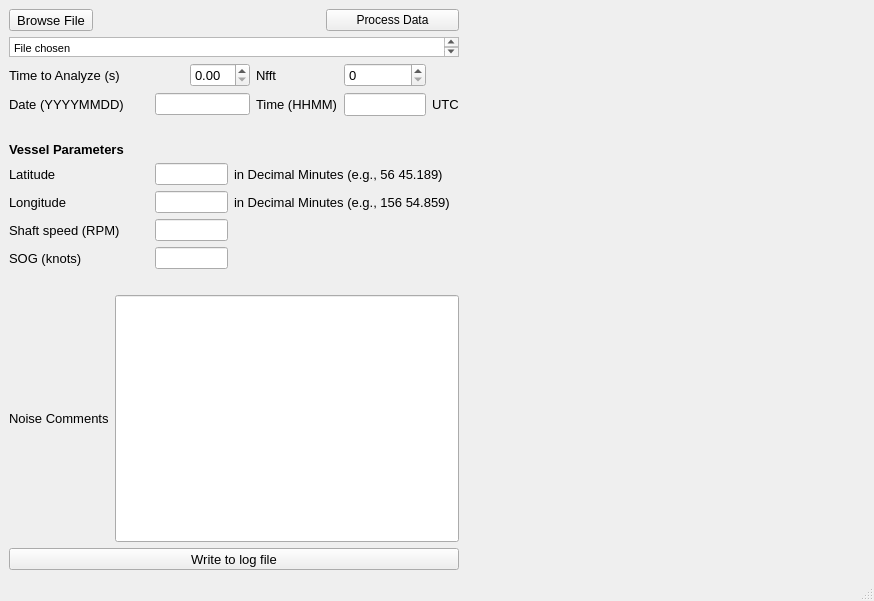
<?xml version="1.0" encoding="UTF-8"?>
<ui version="4.0">
 <class>MainWindow</class>
 <widget class="QMainWindow" name="MainWindow">
  <property name="geometry">
   <rect>
    <x>0</x>
    <y>0</y>
    <width>874</width>
    <height>601</height>
   </rect>
  </property>
  <property name="windowTitle">
   <string>MainWindow</string>
  </property>
  <widget class="QWidget" name="centralwidget">
   <layout class="QGridLayout" name="gridLayout_3">
    <item row="0" column="2" rowspan="2">
     <layout class="QGridLayout" name="gridLayout">
      <item row="1" column="0">
       <widget class="QWidget" name="Spectrogram_Widget" native="true">
        <property name="sizePolicy">
         <sizepolicy hsizetype="Expanding" vsizetype="Expanding">
          <horstretch>0</horstretch>
          <verstretch>0</verstretch>
         </sizepolicy>
        </property>
        <zorder></zorder>
        <zorder></zorder>
        <zorder>Spectrum_and_SPL_Widget</zorder>
       </widget>
      </item>
      <item row="0" column="0">
       <widget class="QWidget" name="Time_Series_Widget" native="true">
        <property name="sizePolicy">
         <sizepolicy hsizetype="Expanding" vsizetype="Expanding">
          <horstretch>0</horstretch>
          <verstretch>0</verstretch>
         </sizepolicy>
        </property>
        <property name="minimumSize">
         <size>
          <width>400</width>
          <height>0</height>
         </size>
        </property>
        <zorder></zorder>
        <zorder></zorder>
        <zorder></zorder>
        <zorder></zorder>
        <zorder></zorder>
       </widget>
      </item>
      <item row="2" column="0">
       <widget class="QWidget" name="Spectrum_and_SPL_Widget" native="true">
        <property name="sizePolicy">
         <sizepolicy hsizetype="Expanding" vsizetype="Expanding">
          <horstretch>0</horstretch>
          <verstretch>0</verstretch>
         </sizepolicy>
        </property>
        <zorder></zorder>
        <zorder></zorder>
        <zorder>Time_Series_Widget</zorder>
       </widget>
      </item>
     </layout>
    </item>
    <item row="0" column="0" rowspan="2" colspan="2">
     <layout class="QGridLayout" name="gridLayout_2">
      <item row="2" column="0" colspan="4">
       <widget class="QLabel" name="label">
        <property name="font">
         <font>
          <pointsize>10</pointsize>
         </font>
        </property>
        <property name="text">
         <string>Time to Analyze (s)</string>
        </property>
       </widget>
      </item>
      <item row="0" column="9" colspan="4">
       <widget class="QPushButton" name="Run_button">
        <property name="text">
         <string>Process Data</string>
        </property>
       </widget>
      </item>
      <item row="6" column="3" colspan="4">
       <widget class="QLineEdit" name="Lat_deg_box"/>
      </item>
      <item row="3" column="12">
       <widget class="QLabel" name="label_15">
        <property name="font">
         <font>
          <pointsize>10</pointsize>
         </font>
        </property>
        <property name="text">
         <string>UTC</string>
        </property>
       </widget>
      </item>
      <item row="2" column="10" colspan="2">
       <widget class="QSpinBox" name="Nfft_spin_box">
        <property name="font">
         <font>
          <pointsize>10</pointsize>
         </font>
        </property>
       </widget>
      </item>
      <item row="10" column="0">
       <spacer name="verticalSpacer_2">
        <property name="orientation">
         <enum>Qt::Vertical</enum>
        </property>
        <property name="sizeType">
         <enum>QSizePolicy::Fixed</enum>
        </property>
        <property name="sizeHint" stdset="0">
         <size>
          <width>20</width>
          <height>20</height>
         </size>
        </property>
       </spacer>
      </item>
      <item row="4" column="0">
       <spacer name="verticalSpacer">
        <property name="orientation">
         <enum>Qt::Vertical</enum>
        </property>
        <property name="sizeType">
         <enum>QSizePolicy::Fixed</enum>
        </property>
        <property name="sizeHint" stdset="0">
         <size>
          <width>20</width>
          <height>20</height>
         </size>
        </property>
       </spacer>
      </item>
      <item row="0" column="0" colspan="9">
       <widget class="QToolButton" name="Browse_button">
        <property name="sizePolicy">
         <sizepolicy hsizetype="Maximum" vsizetype="Fixed">
          <horstretch>100</horstretch>
          <verstretch>0</verstretch>
         </sizepolicy>
        </property>
        <property name="font">
         <font>
          <pointsize>10</pointsize>
         </font>
        </property>
        <property name="text">
         <string>Browse File</string>
        </property>
       </widget>
      </item>
      <item row="2" column="5" colspan="3">
       <widget class="QDoubleSpinBox" name="Time_spin_box">
        <property name="font">
         <font>
          <pointsize>10</pointsize>
         </font>
        </property>
       </widget>
      </item>
      <item row="2" column="8" colspan="2">
       <widget class="QLabel" name="label_2">
        <property name="font">
         <font>
          <pointsize>10</pointsize>
         </font>
        </property>
        <property name="text">
         <string>Nfft</string>
        </property>
       </widget>
      </item>
      <item row="3" column="0" colspan="3">
       <widget class="QLabel" name="label_6">
        <property name="font">
         <font>
          <pointsize>10</pointsize>
         </font>
        </property>
        <property name="text">
         <string>Date (YYYYMMDD)</string>
        </property>
       </widget>
      </item>
      <item row="3" column="3" colspan="5">
       <widget class="QLineEdit" name="Date_box"/>
      </item>
      <item row="3" column="8" colspan="2">
       <widget class="QLabel" name="label_8">
        <property name="font">
         <font>
          <pointsize>10</pointsize>
         </font>
        </property>
        <property name="text">
         <string>Time (HHMM)</string>
        </property>
       </widget>
      </item>
      <item row="3" column="10" colspan="2">
       <widget class="QLineEdit" name="Time_box">
        <property name="font">
         <font>
          <pointsize>10</pointsize>
         </font>
        </property>
       </widget>
      </item>
      <item row="5" column="0" colspan="5">
       <widget class="QLabel" name="label_16">
        <property name="font">
         <font>
          <pointsize>10</pointsize>
          <weight>75</weight>
          <italic>false</italic>
          <bold>true</bold>
         </font>
        </property>
        <property name="text">
         <string>Vessel Parameters</string>
        </property>
       </widget>
      </item>
      <item row="6" column="0" colspan="3">
       <widget class="QLabel" name="label_7">
        <property name="font">
         <font>
          <pointsize>10</pointsize>
         </font>
        </property>
        <property name="text">
         <string>Latitude</string>
        </property>
       </widget>
      </item>
      <item row="6" column="7" colspan="6">
       <widget class="QLabel" name="label_11">
        <property name="font">
         <font>
          <pointsize>10</pointsize>
         </font>
        </property>
        <property name="text">
         <string>in Decimal Minutes (e.g., 56 45.189)</string>
        </property>
       </widget>
      </item>
      <item row="7" column="0" colspan="3">
       <widget class="QLabel" name="label_9">
        <property name="font">
         <font>
          <pointsize>10</pointsize>
         </font>
        </property>
        <property name="text">
         <string>Longitude</string>
        </property>
       </widget>
      </item>
      <item row="7" column="3" colspan="4">
       <widget class="QLineEdit" name="Lon_deg_box"/>
      </item>
      <item row="7" column="7" colspan="6">
       <widget class="QLabel" name="label_13">
        <property name="font">
         <font>
          <pointsize>10</pointsize>
         </font>
        </property>
        <property name="text">
         <string>in Decimal Minutes (e.g., 156 54.859)</string>
        </property>
       </widget>
      </item>
      <item row="8" column="0" colspan="3">
       <widget class="QLabel" name="label_3">
        <property name="font">
         <font>
          <pointsize>10</pointsize>
         </font>
        </property>
        <property name="text">
         <string>Shaft speed (RPM)</string>
        </property>
       </widget>
      </item>
      <item row="8" column="3" colspan="4">
       <widget class="QLineEdit" name="Shaft_box"/>
      </item>
      <item row="9" column="0" colspan="3">
       <widget class="QLabel" name="label_4">
        <property name="font">
         <font>
          <pointsize>10</pointsize>
         </font>
        </property>
        <property name="text">
         <string>SOG (knots)</string>
        </property>
       </widget>
      </item>
      <item row="9" column="3" colspan="4">
       <widget class="QLineEdit" name="Speed_box"/>
      </item>
      <item row="11" column="0" colspan="2">
       <widget class="QLabel" name="label_5">
        <property name="font">
         <font>
          <pointsize>10</pointsize>
         </font>
        </property>
        <property name="text">
         <string>Noise Comments</string>
        </property>
       </widget>
      </item>
      <item row="11" column="2" colspan="11">
       <widget class="QLineEdit" name="Comment_box">
        <property name="sizePolicy">
         <sizepolicy hsizetype="Expanding" vsizetype="Expanding">
          <horstretch>0</horstretch>
          <verstretch>0</verstretch>
         </sizepolicy>
        </property>
        <property name="font">
         <font>
          <pointsize>10</pointsize>
         </font>
        </property>
       </widget>
      </item>
      <item row="12" column="0" colspan="13">
       <widget class="QToolButton" name="Write_button">
        <property name="sizePolicy">
         <sizepolicy hsizetype="Expanding" vsizetype="Fixed">
          <horstretch>0</horstretch>
          <verstretch>0</verstretch>
         </sizepolicy>
        </property>
        <property name="font">
         <font>
          <pointsize>10</pointsize>
         </font>
        </property>
        <property name="text">
         <string>Write to log file</string>
        </property>
       </widget>
      </item>
      <item row="1" column="0" colspan="13">
       <widget class="QTextBrowser" name="Filename_button">
        <property name="sizePolicy">
         <sizepolicy hsizetype="Expanding" vsizetype="Fixed">
          <horstretch>0</horstretch>
          <verstretch>0</verstretch>
         </sizepolicy>
        </property>
        <property name="maximumSize">
         <size>
          <width>16777215</width>
          <height>20</height>
         </size>
        </property>
        <property name="html">
         <string>&lt;!DOCTYPE HTML PUBLIC &quot;-//W3C//DTD HTML 4.0//EN&quot; &quot;http://www.w3.org/TR/REC-html40/strict.dtd&quot;&gt;
&lt;html&gt;&lt;head&gt;&lt;meta name=&quot;qrichtext&quot; content=&quot;1&quot; /&gt;&lt;style type=&quot;text/css&quot;&gt;
p, li { white-space: pre-wrap; }
&lt;/style&gt;&lt;/head&gt;&lt;body style=&quot; font-family:'MS Shell Dlg 2'; font-size:8.25pt; font-weight:400; font-style:normal;&quot;&gt;
&lt;p style=&quot; margin-top:0px; margin-bottom:0px; margin-left:0px; margin-right:0px; -qt-block-indent:0; text-indent:0px;&quot;&gt;&lt;span style=&quot; font-size:8pt;&quot;&gt;File chosen&lt;/span&gt;&lt;/p&gt;&lt;/body&gt;&lt;/html&gt;</string>
        </property>
       </widget>
      </item>
     </layout>
    </item>
   </layout>
  </widget>
  <widget class="QMenuBar" name="menubar">
   <property name="geometry">
    <rect>
     <x>0</x>
     <y>0</y>
     <width>874</width>
     <height>21</height>
    </rect>
   </property>
  </widget>
  <widget class="QStatusBar" name="statusbar"/>
 </widget>
 <resources/>
 <connections/>
</ui>
